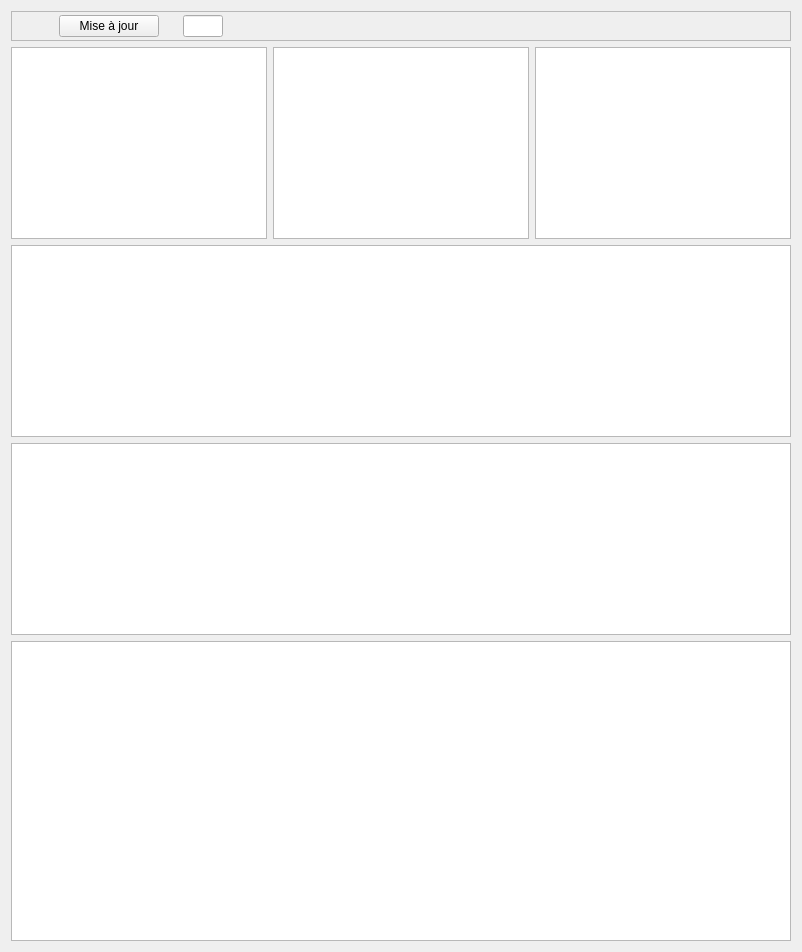
             <widget class="QWidget" name="tab_12">
              <attribute name="title">
               <string>Objets</string>
              </attribute>
              <layout class="QVBoxLayout" name="verticalLayout_14">
               <item>
                <layout class="QVBoxLayout" name="verticalLayout_13">
                 <item>
                  <widget class="QFrame" name="frame_8">
                   <property name="minimumSize">
                    <size>
                     <width>0</width>
                     <height>30</height>
                    </size>
                   </property>
                   <property name="frameShape">
                    <enum>QFrame::StyledPanel</enum>
                   </property>
                   <property name="frameShadow">
                    <enum>QFrame::Raised</enum>
                   </property>
                   <widget class="QWidget" name="layoutWidget_6">
                    <property name="geometry">
                     <rect>
                      <x>30</x>
                      <y>0</y>
                      <width>201</width>
                      <height>30</height>
                     </rect>
                    </property>
                    <layout class="QHBoxLayout" name="horizontalLayout_7">
                     <item>
                      <widget class="QPushButton" name="pushButton">
                       <property name="maximumSize">
                        <size>
                         <width>100</width>
                         <height>16777215</height>
                        </size>
                       </property>
                       <property name="text">
                        <string>Mise à jour</string>
                       </property>
                      </widget>
                     </item>
                     <item>
                      <widget class="QLineEdit" name="lineEdit_ItemId">
                       <property name="maximumSize">
                        <size>
                         <width>40</width>
                         <height>16777215</height>
                        </size>
                       </property>
                       <property name="readOnly">
                        <bool>true</bool>
                       </property>
                      </widget>
                     </item>
                    </layout>
                   </widget>
                  </widget>
                 </item>
                 <item>
                  <layout class="QVBoxLayout" name="verticalLayout_9">
                   <item>
                    <layout class="QHBoxLayout" name="horizontalLayout_15">
                     <item>
                      <widget class="QTableWidget" name="tableBackground">
                       <property name="rowCount">
                        <number>0</number>
                       </property>
                       <property name="columnCount">
                        <number>0</number>
                       </property>
                      </widget>
                     </item>
                     <item>
                      <widget class="QTableWidget" name="tableWidget_parcelles"/>
                     </item>
                     <item>
                      <widget class="QPlainTextEdit" name="plainTextEdit">
                       <property name="readOnly">
                        <bool>true</bool>
                       </property>
                      </widget>
                     </item>
                    </layout>
                   </item>
                   <item>
                    <widget class="QTableView" name="tableViewCultures"/>
                   </item>
                   <item>
                    <widget class="QTableWidget" name="tableWidget_taches"/>
                   </item>
                   <item>
                    <widget class="QTableWidget" name="tableObjets">
                     <property name="minimumSize">
                      <size>
                       <width>0</width>
                       <height>300</height>
                      </size>
                     </property>
                    </widget>
                   </item>
                  </layout>
                 </item>
                </layout>
               </item>
              </layout>
             </widget>
